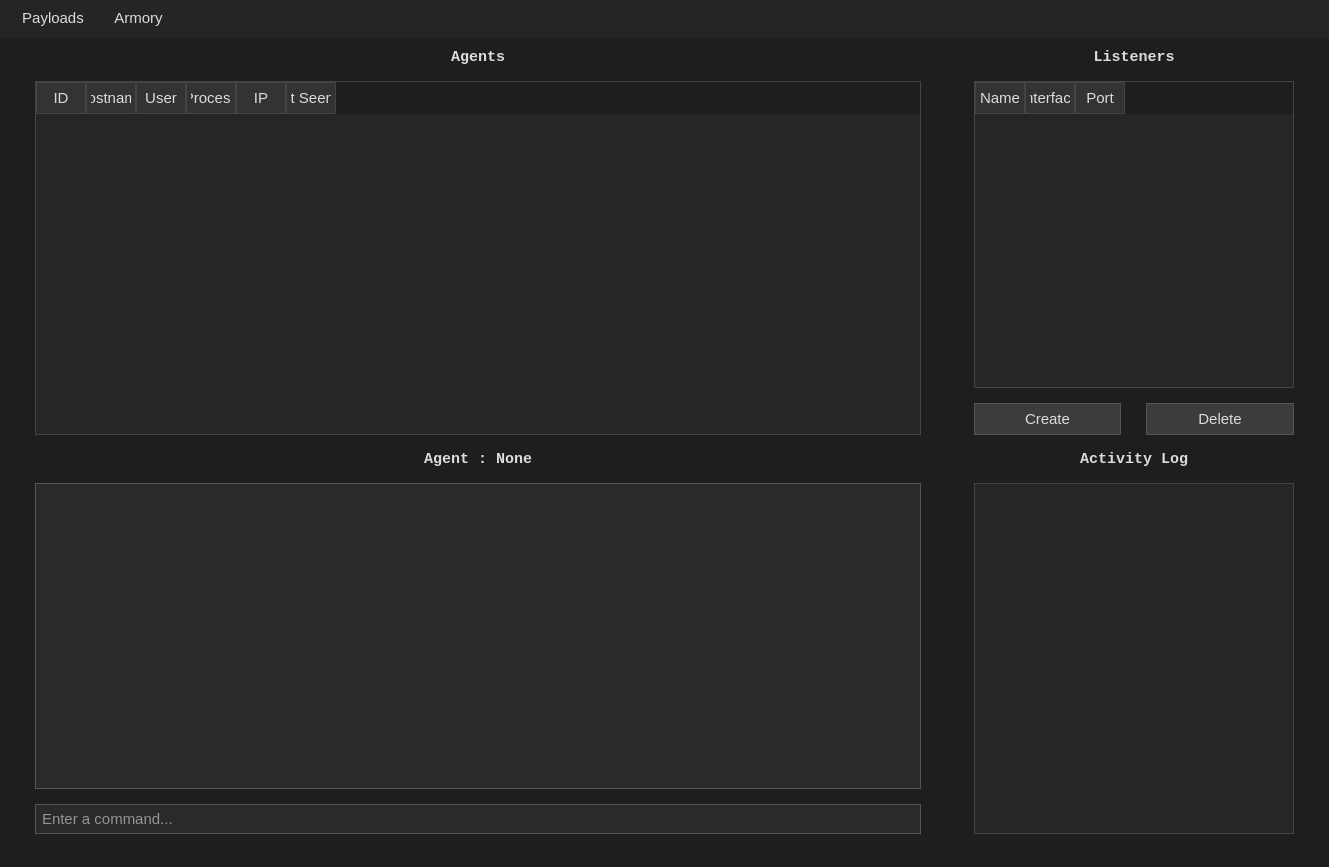
<?xml version="1.0" encoding="UTF-8"?>
<ui version="4.0">
 <class>TeamserverWindow</class>
 <widget class="QMainWindow" name="TeamserverWindow">
  <property name="geometry">
   <rect>
    <x>0</x>
    <y>0</y>
    <width>1329</width>
    <height>867</height>
   </rect>
  </property>
  <property name="windowTitle">
   <string>Strata C2</string>
  </property>
  <property name="styleSheet">
   <string notr="true">/* === Global Base === */
* {
    font-family: &quot;Consolas&quot;, &quot;JetBrains Mono&quot;, &quot;monospace&quot;;
    font-size: 11pt;
    color: #dcdcdc;
    background: none;
}

/* === Main Background === */
QMainWindow, QWidget {
    background-color: #1e1e1e;
    border: none;
}

/* === QMenuBar === */
QMenuBar {
    background-color: #252526;
    color: #dcdcdc;
    padding: 4px;
}
QMenuBar::item {
    padding: 6px 12px;
}
QMenuBar::item:selected {
    background-color: #007acc;
    color: white;
}

/* === QMenu === */
QMenu {
    background-color: #2d2d30;
    color: #dcdcdc;
    border: 1px solid #3c3c3c;
}
QMenu::item:selected {
    background-color: #007acc;
    color: white;
}

/* === QPushButton === */
QPushButton {
    background-color: #3c3c3c;
    border: 1px solid #555;
    padding: 6px 12px;
    color: #dcdcdc;
}
QPushButton:hover {
    background-color: #444;
}
QPushButton:pressed {
    background-color: #222;
}
QPushButton:disabled {
    background-color: #2a2a2a;
    color: #777;
    border-color: #444;
}

/* === QLineEdit / QTextEdit === */
QLineEdit, QTextEdit {
    background-color: #2a2a2a;
    border: 1px solid #555;
    color: #ffffff;
    selection-background-color: #007acc;
    selection-color: #ffffff;
    padding: 4px;
}

/* === QPlainTextEdit (e.g., console output) === */
QPlainTextEdit {
    background-color: #2a2a2a;
    border: 1px solid #555;
    color: #ffffff;
    selection-background-color: #007acc;
    selection-color: #ffffff;
}

/* === QTableWidget / QTableView === */
QTableWidget, QTableView {
    background-color: #262626;
    color: #ffffff;
    border: 1px solid #444;
    gridline-color: #666;
    selection-background-color: #007acc;
    selection-color: #ffffff;
    alternate-background-color: #1e1e1e;
}
QHeaderView::section {
    background-color: #333;
    color: #dcdcdc;
    border: 1px solid #444;
    padding: 4px;
}

/* === QListWidget / QListView === */
QListWidget, QListView {
    background-color: #262626;
    border: 1px solid #444;
    color: #ffffff;
}
QListWidget::item:selected, QListView::item:selected {
    background-color: #007acc;
    color: #ffffff;
}

/* === QTabWidget === */
QTabWidget::pane {
    border: 1px solid #3c3c3c;
    padding: 4px;
}
QTabBar::tab {
    background-color: #2d2d30;
    color: #dcdcdc;
    padding: 6px 12px;
    border: 1px solid #3c3c3c;
    border-bottom: none;
}
QTabBar::tab:selected {
    background-color: #1e1e1e;
    color: white;
    border: 1px solid #007acc;
    border-bottom: none;
}
QTabBar::tab:hover {
    background-color: #383838;
}

/* === QToolBar === */
QToolBar {
    background-color: #2d2d30;
    border-bottom: 1px solid #3c3c3c;
    spacing: 6px;
}
QToolButton {
    background-color: #2d2d30;
    border: none;
    padding: 6px;
    margin: 2px;
    color: #dcdcdc;
}
QToolButton:hover {
    background-color: #3a3a3a;
}
QToolButton:pressed {
    background-color: #007acc;
    color: #ffffff;
}

/* === QScrollBar === */
QScrollBar:vertical, QScrollBar:horizontal {
    background: #1e1e1e;
    border: none;
    margin: 0px;
    width: 12px;
    height: 12px;
}
QScrollBar::handle:vertical, QScrollBar::handle:horizontal {
    background: #555;
    min-height: 20px;
    min-width: 20px;
    border-radius: 6px;
}
QScrollBar::handle:hover {
    background: #007acc;
}
QScrollBar::add-line, QScrollBar::sub-line {
    height: 0px;
    width: 0px;
}
QScrollBar::add-page, QScrollBar::sub-page {
    background: none;
}

/* === QCheckBox === */
QCheckBox {
    color: #dcdcdc;
}
QCheckBox::indicator {
    width: 14px;
    height: 14px;
}
QCheckBox::indicator:unchecked {
    border: 1px solid #555;
    background-color: #2a2a2a;
}
QCheckBox::indicator:checked {
    background-color: #007acc;
    border: 1px solid #007acc;
}

/* === QComboBox === */
QComboBox {
    background-color: #2a2a2a;
    border: 1px solid #555;
    padding: 4px;
    color: #ffffff;
}
QComboBox:hover {
    border: 1px solid #007acc;
}
QComboBox::drop-down {
    subcontrol-origin: padding;
    subcontrol-position: top right;
    width: 20px;
    border-left: 1px solid #555;
    background-color: #2a2a2a;
}
QComboBox QAbstractItemView {
    background-color: #262626;
    color: #ffffff;
    selection-background-color: #007acc;
    selection-color: #ffffff;
}

/* === QGroupBox === */
QGroupBox {
    border: 1px solid #3c3c3c;
    margin-top: 20px;
}
QGroupBox::title {
    subcontrol-origin: margin;
    subcontrol-position: top left;
    padding: 0 4px;
    color: #dcdcdc;
}

Line{
color:white;
border: 1px solid #444;
}
</string>
  </property>
  <widget class="QWidget" name="centralwidget">
   <layout class="QGridLayout" name="gridLayout" columnstretch="18,3,3,3">
    <property name="leftMargin">
     <number>35</number>
    </property>
    <property name="topMargin">
     <number>10</number>
    </property>
    <property name="rightMargin">
     <number>35</number>
    </property>
    <property name="bottomMargin">
     <number>10</number>
    </property>
    <property name="horizontalSpacing">
     <number>25</number>
    </property>
    <property name="verticalSpacing">
     <number>15</number>
    </property>
    <item row="3" column="0">
     <widget class="QLabel" name="agentLabel">
      <property name="font">
       <font>
        <family>Consolas</family>
        <pointsize>11</pointsize>
        <bold>true</bold>
       </font>
      </property>
      <property name="frameShadow">
       <enum>QFrame::Shadow::Sunken</enum>
      </property>
      <property name="text">
       <string>Agent : None</string>
      </property>
      <property name="alignment">
       <set>Qt::AlignmentFlag::AlignCenter</set>
      </property>
     </widget>
    </item>
    <item row="1" column="2" colspan="2">
     <widget class="ListenerTableWidget" name="listenersTable">
      <property name="horizontalScrollBarPolicy">
       <enum>Qt::ScrollBarPolicy::ScrollBarAlwaysOff</enum>
      </property>
      <property name="editTriggers">
       <set>QAbstractItemView::EditTrigger::NoEditTriggers</set>
      </property>
      <property name="tabKeyNavigation">
       <bool>false</bool>
      </property>
      <property name="showDropIndicator" stdset="0">
       <bool>false</bool>
      </property>
      <property name="dragDropOverwriteMode">
       <bool>false</bool>
      </property>
      <property name="alternatingRowColors">
       <bool>true</bool>
      </property>
      <property name="selectionMode">
       <enum>QAbstractItemView::SelectionMode::SingleSelection</enum>
      </property>
      <property name="selectionBehavior">
       <enum>QAbstractItemView::SelectionBehavior::SelectRows</enum>
      </property>
      <property name="gridStyle">
       <enum>Qt::PenStyle::NoPen</enum>
      </property>
      <property name="rowCount">
       <number>0</number>
      </property>
      <property name="columnCount">
       <number>3</number>
      </property>
      <attribute name="horizontalHeaderCascadingSectionResizes">
       <bool>true</bool>
      </attribute>
      <attribute name="horizontalHeaderMinimumSectionSize">
       <number>50</number>
      </attribute>
      <attribute name="horizontalHeaderDefaultSectionSize">
       <number>50</number>
      </attribute>
      <attribute name="horizontalHeaderHighlightSections">
       <bool>false</bool>
      </attribute>
      <attribute name="horizontalHeaderStretchLastSection">
       <bool>false</bool>
      </attribute>
      <attribute name="verticalHeaderVisible">
       <bool>false</bool>
      </attribute>
      <attribute name="verticalHeaderCascadingSectionResizes">
       <bool>false</bool>
      </attribute>
      <attribute name="verticalHeaderDefaultSectionSize">
       <number>35</number>
      </attribute>
      <attribute name="verticalHeaderStretchLastSection">
       <bool>false</bool>
      </attribute>
      <column>
       <property name="text">
        <string>Name</string>
       </property>
      </column>
      <column>
       <property name="text">
        <string>Interface</string>
       </property>
      </column>
      <column>
       <property name="text">
        <string>Port</string>
       </property>
      </column>
     </widget>
    </item>
    <item row="1" column="0" rowspan="2">
     <widget class="AgentTableWidget" name="agentTable">
      <property name="horizontalScrollBarPolicy">
       <enum>Qt::ScrollBarPolicy::ScrollBarAlwaysOff</enum>
      </property>
      <property name="editTriggers">
       <set>QAbstractItemView::EditTrigger::NoEditTriggers</set>
      </property>
      <property name="tabKeyNavigation">
       <bool>false</bool>
      </property>
      <property name="showDropIndicator" stdset="0">
       <bool>false</bool>
      </property>
      <property name="dragDropOverwriteMode">
       <bool>false</bool>
      </property>
      <property name="alternatingRowColors">
       <bool>true</bool>
      </property>
      <property name="selectionMode">
       <enum>QAbstractItemView::SelectionMode::SingleSelection</enum>
      </property>
      <property name="selectionBehavior">
       <enum>QAbstractItemView::SelectionBehavior::SelectRows</enum>
      </property>
      <property name="showGrid">
       <bool>true</bool>
      </property>
      <property name="gridStyle">
       <enum>Qt::PenStyle::NoPen</enum>
      </property>
      <property name="rowCount">
       <number>0</number>
      </property>
      <attribute name="horizontalHeaderCascadingSectionResizes">
       <bool>true</bool>
      </attribute>
      <attribute name="horizontalHeaderDefaultSectionSize">
       <number>50</number>
      </attribute>
      <attribute name="horizontalHeaderStretchLastSection">
       <bool>false</bool>
      </attribute>
      <attribute name="verticalHeaderVisible">
       <bool>false</bool>
      </attribute>
      <column>
       <property name="text">
        <string>ID</string>
       </property>
      </column>
      <column>
       <property name="text">
        <string>Hostname</string>
       </property>
      </column>
      <column>
       <property name="text">
        <string>User</string>
       </property>
      </column>
      <column>
       <property name="text">
        <string>Process</string>
       </property>
      </column>
      <column>
       <property name="text">
        <string>IP</string>
       </property>
      </column>
      <column>
       <property name="text">
        <string>Last Seen (s)</string>
       </property>
      </column>
     </widget>
    </item>
    <item row="0" column="0">
     <widget class="QLabel" name="label_2">
      <property name="font">
       <font>
        <family>Consolas</family>
        <pointsize>11</pointsize>
        <bold>true</bold>
       </font>
      </property>
      <property name="text">
       <string>Agents</string>
      </property>
      <property name="alignment">
       <set>Qt::AlignmentFlag::AlignCenter</set>
      </property>
     </widget>
    </item>
    <item row="3" column="2" colspan="2">
     <widget class="QLabel" name="label_4">
      <property name="font">
       <font>
        <family>Consolas</family>
        <pointsize>11</pointsize>
        <bold>true</bold>
       </font>
      </property>
      <property name="text">
       <string>Activity Log</string>
      </property>
      <property name="alignment">
       <set>Qt::AlignmentFlag::AlignCenter</set>
      </property>
     </widget>
    </item>
    <item row="0" column="2" colspan="2">
     <widget class="QLabel" name="label_3">
      <property name="font">
       <font>
        <family>Consolas</family>
        <pointsize>11</pointsize>
        <bold>true</bold>
       </font>
      </property>
      <property name="text">
       <string>Listeners</string>
      </property>
      <property name="alignment">
       <set>Qt::AlignmentFlag::AlignCenter</set>
      </property>
     </widget>
    </item>
    <item row="2" column="2">
     <widget class="QPushButton" name="createListenerButton">
      <property name="text">
       <string>Create</string>
      </property>
     </widget>
    </item>
    <item row="4" column="2" rowspan="2" colspan="2">
     <widget class="QListWidget" name="activityList">
      <property name="isWrapping" stdset="0">
       <bool>false</bool>
      </property>
      <property name="wordWrap">
       <bool>true</bool>
      </property>
     </widget>
    </item>
    <item row="5" column="0">
     <widget class="QLineEdit" name="commandLine">
      <property name="maxLength">
       <number>999999999</number>
      </property>
      <property name="frame">
       <bool>true</bool>
      </property>
      <property name="placeholderText">
       <string>Enter a command...</string>
      </property>
     </widget>
    </item>
    <item row="4" column="0">
     <widget class="CommandsTextEdit" name="cmdsTextEdit">
      <property name="html">
       <string>&lt;!DOCTYPE HTML PUBLIC &quot;-//W3C//DTD HTML 4.0//EN&quot; &quot;http://www.w3.org/TR/REC-html40/strict.dtd&quot;&gt;
&lt;html&gt;&lt;head&gt;&lt;meta name=&quot;qrichtext&quot; content=&quot;1&quot; /&gt;&lt;meta charset=&quot;utf-8&quot; /&gt;&lt;style type=&quot;text/css&quot;&gt;
p, li { white-space: pre-wrap; }
hr { height: 1px; border-width: 0; }
li.unchecked::marker { content: &quot;\2610&quot;; }
li.checked::marker { content: &quot;\2612&quot;; }
&lt;/style&gt;&lt;/head&gt;&lt;body style=&quot; font-family:'Consolas','JetBrains Mono','monospace'; font-size:11pt; font-weight:400; font-style:normal;&quot;&gt;
&lt;p style=&quot;-qt-paragraph-type:empty; margin-top:0px; margin-bottom:0px; margin-left:0px; margin-right:0px; -qt-block-indent:0; text-indent:0px; font-family:'Fira Code','Consolas','Courier New','monospace'; font-size:10pt;&quot;&gt;&lt;br /&gt;&lt;/p&gt;&lt;/body&gt;&lt;/html&gt;</string>
      </property>
     </widget>
    </item>
    <item row="2" column="3">
     <widget class="QPushButton" name="deleteListenerButton">
      <property name="text">
       <string>Delete</string>
      </property>
     </widget>
    </item>
    <item row="1" column="1" rowspan="5">
     <widget class="Line" name="line">
      <property name="orientation">
       <enum>Qt::Orientation::Vertical</enum>
      </property>
     </widget>
    </item>
   </layout>
  </widget>
  <widget class="QStatusBar" name="statusbar"/>
  <widget class="QMenuBar" name="menuBar">
   <property name="geometry">
    <rect>
     <x>0</x>
     <y>0</y>
     <width>1329</width>
     <height>39</height>
    </rect>
   </property>
   <property name="defaultUp">
    <bool>false</bool>
   </property>
   <widget class="QMenu" name="menuPayloads">
    <property name="title">
     <string>Payloads</string>
    </property>
    <addaction name="actionGenerate"/>
   </widget>
   <widget class="QMenu" name="menuArmory">
    <property name="title">
     <string>Armory</string>
    </property>
    <addaction name="actionImport_Assembly"/>
   </widget>
   <addaction name="menuPayloads"/>
   <addaction name="menuArmory"/>
  </widget>
  <action name="actionImport_Assembly">
   <property name="text">
    <string>Import Assembly...</string>
   </property>
  </action>
  <action name="actionGenerate">
   <property name="text">
    <string>Generate...</string>
   </property>
  </action>
 </widget>
 <customwidgets>
  <customwidget>
   <class>ListenerTableWidget</class>
   <extends>QTableWidget</extends>
   <header>../../../components/TableWidgets.h</header>
  </customwidget>
  <customwidget>
   <class>AgentTableWidget</class>
   <extends>QTableWidget</extends>
   <header>../../../components/TableWidgets.h</header>
  </customwidget>
 <customwidget>
     <class>CommandsTextEdit</class>
     <extends>QTextEdit</extends>
     <header>../../../components/TextEditWidgets.h</header>
 </customwidget>
 </customwidgets>
 <resources/>
 <connections/>
</ui>
